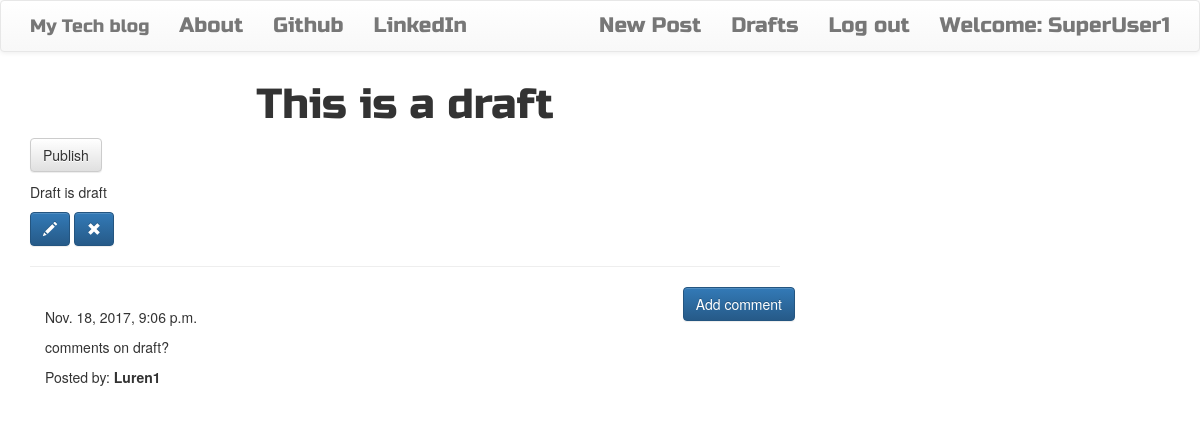
Screenshot of /post/3 (signed in) with the database file from the repository.
### blog/models.py (models this page shows, shortened)
class Post(models.Model):
    author = models.ForeignKey('auth.User')
    title = models.CharField(max_length=200)
    text = models.TextField()
    created_date = models.DateTimeField(default=timezone.now)
    published_date = models.DateTimeField(blank=True,null=True)

class Comment(models.Model):
    post = models.ForeignKey('blog.Post',related_name='comments')
    author = models.CharField(max_length=200)
    text = models.TextField()
    created_date = models.DateTimeField(default=timezone.now)
    approved_comment = models.BooleanField(default=False)

### blog/views.py (the view)
# urls.py: url(r'^post/(?P<pk>\d+)$',views.PostDetailView.as_view(),name='post_detail'),
class PostDetailView(DetailView):
    model = Post

### blog/templates/blog/blog/post_detail.html (shortened to what this page needs)
{% extends 'blog/base.html' %}
{% block content %}
        <h1 class='posttitle loader'>{{ post.title }}</h1>
        {% if post.published_date %}
            <div class="date postdate">
                {{ post.published_date }}
            </div>
        {% else %}
            <a class="btn btn-default" href="{% url 'post_publish' pk=post.pk %}">Publish</a>
        {% endif %}
      <p class='postcontent' >{{ post.text|safe|linebreaksbr }}</p>
      {% if user.is_authenticated %}
          <a class="btn btn-primary" href="{% url 'post_edit' pk=post.pk %}"><span class="glyphicon glyphicon-pencil"></span></a>
          <a class="btn btn-primary" href="{% url 'post_remove' pk=post.pk %}"><span class="glyphicon glyphicon-remove"></span></a>
      {% endif %}
  <hr>
  <a class="btn btn-primary btn-comment" href="{% url 'add_comment_to_post' pk=post.pk %}">Add comment</a>
  <div class="container">
  {% for comment in post.comments.all %}
  <br>
      {% if user.is_authenticated or comment.approved_comment %}
              {{ comment.created_date }}
          <p>{{ comment.text|safe|linebreaks }}</p>
          <p>Posted by: <strong>{{ comment.author }}</strong></p>
      {% endif %}
  {% empty %}
      <p>No comments posted.</p>
  {% endfor %}
</div>
{% endblock %}

### blog/templates/blog/blog/base.html (shortened to what this page needs)
<!DOCTYPE html>
{% load staticfiles %}
<html>
    <head>
        <link rel="stylesheet" href="https://maxcdn.bootstrapcdn.com/bootstrap/3.3.7/css/bootstrap.min.css">
        <link rel="stylesheet" href="https://maxcdn.bootstrapcdn.com/bootstrap/3.3.7/css/bootstrap-theme.min.css">
        <link rel="stylesheet" href="//cdn.jsdelivr.net/medium-editor/latest/css/medium-editor.min.css" type="text/css" media="screen" charset="utf-8">
        <link rel="stylesheet" href="{% static 'css/blog.css' %}">
<body class='loader'>
  <nav class="navbar navbar-default techfont custom-navbar">
    <div class="container">
      <ul class="nav navbar-nav">
        <li><a class='navbar-brand bigbrand' href="{% url 'post_list' %}">My Tech blog</a></li>
        <li><a href="{% url 'about'%}">About</a></li>
        <li><a href="https://www.github.com">Github</a></li>
        <li><a href="https://www.linkedin.com">LinkedIn</a></li>
      </ul>
      <ul class="nav navbar-nav navbar-right">
        {% if user.is_authenticated %}
        <li>
          <a href="{% url 'post_new' %}" >New Post</a>
        </li>
        <li>
          <a href="{% url 'post_draft_list' %}">Drafts</a>
        </li>
        <li>
          <a href="{% url 'logout' %}" >Log out</a>
        </li>
        <li>
          <a >Welcome: {{ user.username }}</a>
        </li>
          {% else %}
          <li><a class='nav navbar-right' href="{% url 'login' %}" ><span class="glyphicon glyphicon-user"></span></a></li>
        {% endif %}
      </ul>
  </div>
</nav>
        <div class="content container">
            <div class="row">
                <div class="col-md-8">
                  <div class="blog_posts">
                    {% block content %}
                    {% endblock %}
                  </div>
                </div>
            </div>
        </div>
</body>
</html>

### blog/static/css/blog.css (style rules this page uses)
.techfont { font-family: 'Russo One',sans-serif; font-size: 1.5em; margin-bottom: 10px; }
.posttitle { font-family: 'Russo One',sans-serif; font-size: 3em; text-align: center; }
.postcontent { font-family: 'Montserrat'; font-size: 1.5em; }
.btn-comment { position: absolute; right: 0px; }
.loader { filter:hue-rotate(0deg); color:linear-gradient(45deg,#0f8,#08f); animation:hue 10000ms infinite linear; }

### rows the page displays
Post: title "This is a draft", text "Draft is draft"
Comment: created_date "Nov. 18, 2017, 9:06 p.m.", text "comments on draft?", author "Luren1"

### other values shown
{{ user.username }} "SuperUser1"
